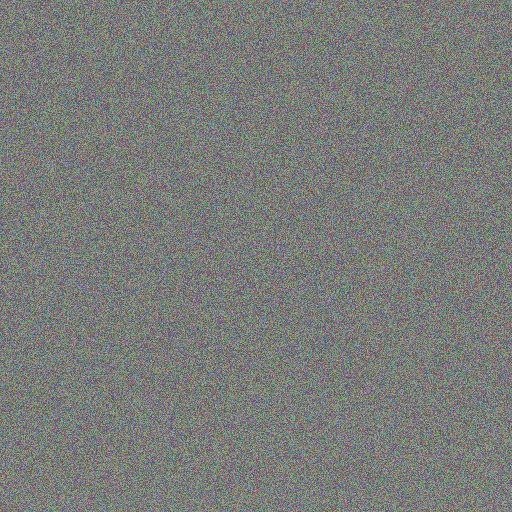
#> input picture WhatsApp Image 2026-11-04 at 01.28.20.png, 512 x 512 px
$ python -i dct_utils.py   (imports and definitions only)
#> lines starting #> are read from the running program, lines starting #| are printed output that depends on the picture
"""
dct_utils.py
------------
Low-level DCT-domain bit embedding and extraction using scipy.fftpack.

Bitstream layout (all big-endian uint32 length prefixes):
  [4B header_len][header_bytes][4B pub_len][pub_bytes][4B cipher_len][cipher_bytes][32B sha256]

Embedding strategy:
  - Convert image to YCbCr, operate on Y (luma) channel.
  - Divide Y into non-overlapping 8x8 blocks.
  - Apply 2D DCT-II to each block.
  - Target mid-frequency coefficient at position [2][4] (zigzag index ~18).
  - QIM-style: quantise coefficient with step=25; set LSB of rounded quotient to 0/1.
  - Apply IDCT and reconstruct image.
"""

import struct
import numpy as np
from PIL import Image
from scipy.fftpack import dct, idct

# Mid-frequency coefficient position within an 8x8 block
MID_ROW: int = 2
MID_COL: int = 4
QUANTIZATION_STEP: float = 25.0
BLOCK: int = 8


# ---------------------------------------------------------------------------
# Internal helpers
# ---------------------------------------------------------------------------

def _dct2(block: np.ndarray) -> np.ndarray:
    """2D DCT-II via two separable 1D DCT passes."""
    return dct(dct(block.T, norm="ortho").T, norm="ortho")


def _idct2(block: np.ndarray) -> np.ndarray:
    """2D IDCT-II (inverse of _dct2)."""
    return idct(idct(block.T, norm="ortho").T, norm="ortho")


# [7 lines left out: function _to_bitstream, not called in this run]


def _from_bitstream(bits: list) -> bytes:
    """Convert a list of integer bits (MSB-first per byte) to bytes."""
    if len(bits) % 8 != 0:
        raise ValueError("Bit list length must be a multiple of 8.")
    result = bytearray()
    for i in range(0, len(bits), 8):
        byte = 0
        for shift, b in enumerate(bits[i : i + 8]):
            byte |= (b & 1) << (7 - shift)
        result.append(byte)
    return bytes(result)


# [16 lines left out: function _pack_payload, not called in this run]


def _unpack_payload(
    payload: bytes,
) -> tuple:
    """
    Unpack binary payload into (header_bytes, pub_bytes, cipher_bytes, sha256_bytes).
    """
    offset = 0

    def read_segment(buf: bytes, pos: int):
        if pos + 4 > len(buf):
            raise ValueError("Payload truncated while reading length prefix.")
        length = struct.unpack(">I", buf[pos : pos + 4])[0]
        pos += 4
        if pos + length > len(buf):
            raise ValueError(f"Payload truncated: expected {length} bytes.")
        return buf[pos : pos + length], pos + length

    header_bytes, offset = read_segment(payload, offset)
    pub_bytes, offset = read_segment(payload, offset)
    cipher_bytes, offset = read_segment(payload, offset)

    if offset + 32 > len(payload):
        raise ValueError("Payload truncated while reading SHA-256 hash.")
    sha256_bytes = payload[offset : offset + 32]

    return header_bytes, pub_bytes, cipher_bytes, sha256_bytes


# ---------------------------------------------------------------------------
# Public API
# ---------------------------------------------------------------------------

# [56 lines left out: function embed_bits, not called in this run]


def extract_bits(image_path: str, num_bits: int) -> bytes:
    """
    Extract *num_bits* from the DCT mid-frequency coefficients and return
    the reconstructed payload bytes.
    """
    img = Image.open(image_path).convert("RGB")
    img_ycbcr = img.convert("YCbCr")
    y_channel, _, _ = img_ycbcr.split()

    y_array = np.array(y_channel, dtype=np.float64)
    h, w = y_array.shape
    bits = []

    for row in range(0, (h // BLOCK) * BLOCK, BLOCK):
        for col in range(0, (w // BLOCK) * BLOCK, BLOCK):
            if len(bits) >= num_bits:
                break
            block = y_array[row : row + BLOCK, col : col + BLOCK]
            dct_block = _dct2(block)
            coeff = dct_block[MID_ROW][MID_COL]
            q = round(coeff / QUANTIZATION_STEP)
            bits.append(q % 2)
        else:
            continue
        break

    return _from_bitstream(bits[:num_bits])


def extract_payload(image_path: str) -> tuple:
    """
    Extract and unpack all payload components from a stego image.

    Returns (header_bytes, pub_bytes, cipher_bytes, sha256_bytes).

    Raises:
        ValueError: if the payload cannot be parsed (no valid stego data).
    """
    img = Image.open(image_path).convert("RGB")
#> img is the input picture: PIL image 512x512 RGB; mean R, G, B 122.2, 125, 121.5
    w, h = img.size
#> w = 512; h = 512
    max_bits = (w // BLOCK) * (h // BLOCK)
#> max_bits = 4096
    max_bytes = max_bits // 8
#> max_bytes = 512

    # Read full payload region
    raw = extract_bits(image_path, max_bits)
#> in extract_bits, `img_ycbcr = img.convert("YCbCr")`: img_ycbcr: PIL image 512x512 YCbCr; mean of channels 0, 1, 2 123.3, 126.3, 126.4
#> in extract_bits, `y_channel, _, _ = img_ycbcr.split()`:
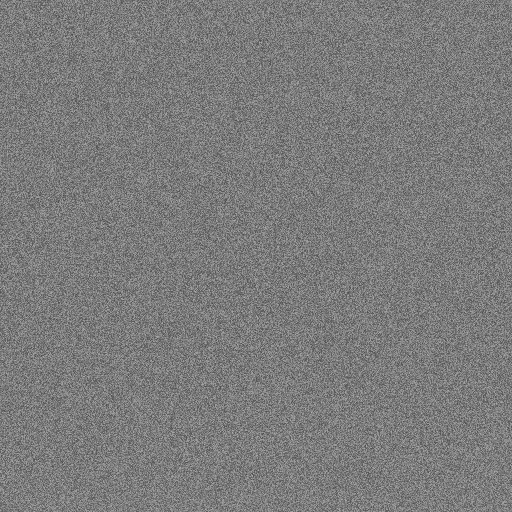
#> y_channel: PIL image 512x512 L; min 65, max 182, mean 123.3
#> after the loop in extract_bits, `for row in range(0, (h // BLOCK) * BLOCK, BLOCK):`: bits = 4096 values, max 1 at index 26, min 0 at index 0, mean 0.486
#> the loop in _from_bitstream, `for i in range(0, len(bits), 8):` made 512 passes
#> i on passes 2 to 4: 8, 16, 24

    # Attempt parse: first 4 bytes = header_len
    try:
        header_len = struct.unpack(">I", raw[:4])[0]
#> header_len = 53
        # Sanity check: header should be small (< 256 bytes)
        if header_len == 0 or header_len > 256:
            raise ValueError("Invalid header length — no valid stego payload detected.")
        return _unpack_payload(raw)
    except struct.error as exc:
        raise ValueError(f"Failed to parse payload: {exc}") from exc


# [9 lines left out: function compute_payload_bits, not called in this run]

>>> result = extract_payload('WhatsApp Image 2026-11-04 at 01.28.20.png')
